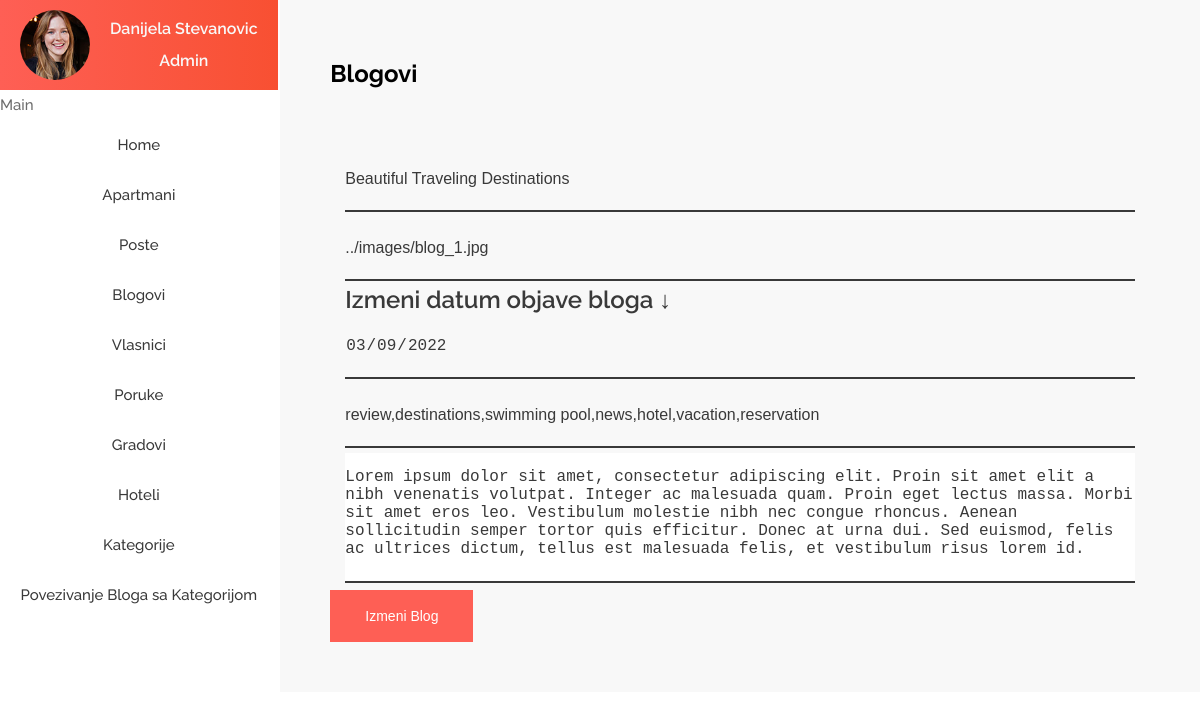
The page /cms/editBlog.php?id=1 on the database its author committed.
### tables this page shows
CREATE TABLE `blogovi` (
  `id_blog` int(11) NOT NULL,
  `naslov` text DEFAULT NULL,
  `datum` date DEFAULT NULL,
  `sadrzaj` text DEFAULT NULL,
  `pozadina` text NOT NULL,
  `tagovi` text NOT NULL
);

### cms/editBlog.php (the view, shortened to what this page needs)
<?php
include "../includes/header.php";
include "includes/admin_side.php";
include "../includes/dbconfig.php";
if (isset($_GET['id'])) {
    $idBloga = $_GET['id'];
    $initQuery = "SELECT * FROM blogovi WHERE id_blog = $idBloga";
    $initRes = mysqli_query($con, $initQuery);
    $row = mysqli_fetch_assoc($initRes);
}
?>
<div class="admin__content">
    <div class="apartmani">
        <div class="apartmani__tekst">
            <span class="span-bold">Blogovi</span>
        </div>
        <form method="POST" class="apartmani__form">
            <div class="contact__input">
                <input type="text" name="nazivBloga" placeholder="Naziv bloga" value="<?php echo $row['naslov'] ?>" required />
            </div>
            <div class="contact__input">
                <input type="text" name="imgBlog" placeholder="Slika bloga" value="<?php echo $row['pozadina'] ?>" required />
            </div>
            <div class="contact__input">
                <label for="dateBlog">
                    <h3 class="h3">Izmeni datum objave bloga &downarrow;</h3>
                </label>
                <input type="date" name="dateBlog" placeholder="yyyy-mm-dd" min="1997-01-01" max="2030-12-31" value="<?php echo $row['datum'] ?>" required />
            </div>
            <div class="contact__input">
                <input type="text" name="tagoviBlog" placeholder="Tagovi" value="<?php echo $row['tagovi'] ?>" required />
            </div>
            <div class="contact__input">
                <textarea name="sadrzinaBloga" class="contact__textarea" placeholder="Sadrzina bloga" cols="30" rows="10"><?php echo $row['sadrzaj'] ?></textarea>
            </div>
            <button type="submit" name="btn_update" class="btn">Izmeni Blog</button>
        </form>
    </div>
</div>

### css/style.css (style rules this page uses)
.h1, .h2, .h3, .h4, .h5, .h6 { line-height: 1.2; -webkit-font-smoothing: antialiased; color: #393939; font-weight: 600; }
.h3 { font-size: 2.4rem; }
.span-bold { color: #000; font-weight: 700; font-size: 2.4rem; line-height: 2; }
*, *::after, *::before { margin: 0; padding: 0; box-sizing: border-box; }
html { font-size: 62.5%; }
body { font-family: "Raleway", sans-serif; font-weight: 400; color: #fff; background: #fff; }
input { border: none; outline: none; }
.btn { background-color: #fe5f55; outline: none; border: none; font-size: 1.4rem; padding: 1.8rem 3.5rem; color: #fff; transition: all 0.2s; cursor: pointer; text-align: center; }
.contact__input { padding: 0 1.5rem; margin-bottom: 0.5rem; }
.contact__input input { width: 100%; height: 6.4rem; border-bottom: 2px solid #393939; font-size: 1.6rem; font-weight: 500; color: #393939; }
.contact__textarea { height: 13rem; padding-top: 1.5rem; width: 100%; outline: none; border: none; border-bottom: 2px solid #393939; font-size: 1.6rem; font-weight: 500; color: #393939; resize: none; }
.admin__content { float: right; background-color: #f8f8f8; }
.apartmani { padding: 5rem; }
.apartmani__tekst { display: flex; justify-content: space-between; }
.apartmani__form { margin-top: 5rem; }
.apartmani__form .contact__input input { background-color: transparent; }

### rows shown on the page
blogovi: nazivBloga "Beautiful Traveling Destinations", imgBlog "../images/blog_1.jpg", dateBlog "03/09/2022", tagoviBlog "review,destinations,swimming pool,news,hotel,vacation,reservation", sadrzinaBloga "Lorem ipsum dolor sit amet, consectetur adipiscing elit. Proin sit amet elit a nibh venenatis volutpat. Integer ac malesuada quam. Proin eget lectus massa. Morbi sit amet eros leo. Vestibulum molestie nibh nec congue rhoncus. Aenean sollicitudin semper tortor quis efficitur. Donec at urna dui. Sed euismod, felis ac ultrices dictum, tellus est malesuada felis, et vestibulum risus lorem id."
